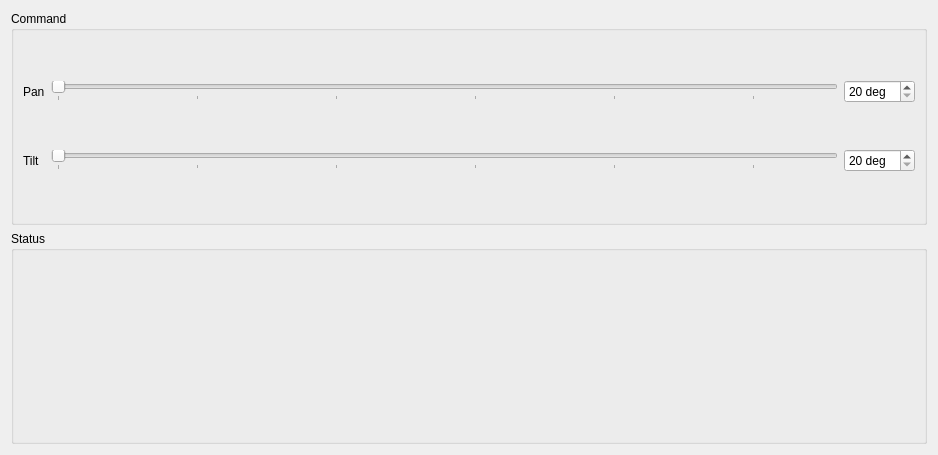
<?xml version="1.0" encoding="UTF-8"?>
<ui version="4.0">
 <class>Form</class>
 <widget class="QWidget" name="Form">
  <property name="geometry">
   <rect>
    <x>0</x>
    <y>0</y>
    <width>938</width>
    <height>455</height>
   </rect>
  </property>
  <property name="windowTitle">
   <string>Form</string>
  </property>
  <layout class="QVBoxLayout" name="verticalLayout">
   <item>
    <widget class="QGroupBox" name="cmdGroup">
     <property name="title">
      <string>Command</string>
     </property>
     <layout class="QGridLayout" name="gridLayout">
      <item row="0" column="0">
       <widget class="QLabel" name="panSetLabel">
        <property name="text">
         <string>Pan</string>
        </property>
       </widget>
      </item>
      <item row="0" column="1">
       <widget class="QSlider" name="panSetSlide">
        <property name="minimum">
         <number>20</number>
        </property>
        <property name="maximum">
         <number>270</number>
        </property>
        <property name="orientation">
         <enum>Qt::Horizontal</enum>
        </property>
        <property name="tickPosition">
         <enum>QSlider::TicksBelow</enum>
        </property>
        <property name="tickInterval">
         <number>45</number>
        </property>
       </widget>
      </item>
      <item row="0" column="2">
       <widget class="QSpinBox" name="panSetSpin">
        <property name="suffix">
         <string> deg</string>
        </property>
        <property name="minimum">
         <number>20</number>
        </property>
        <property name="maximum">
         <number>270</number>
        </property>
        <property name="singleStep">
         <number>10</number>
        </property>
       </widget>
      </item>
      <item row="1" column="0">
       <widget class="QLabel" name="tiltSetLabel">
        <property name="text">
         <string>Tilt</string>
        </property>
       </widget>
      </item>
      <item row="1" column="1">
       <widget class="QSlider" name="tiltSetSlide">
        <property name="minimum">
         <number>20</number>
        </property>
        <property name="maximum">
         <number>270</number>
        </property>
        <property name="orientation">
         <enum>Qt::Horizontal</enum>
        </property>
        <property name="tickPosition">
         <enum>QSlider::TicksBelow</enum>
        </property>
        <property name="tickInterval">
         <number>45</number>
        </property>
       </widget>
      </item>
      <item row="1" column="2">
       <widget class="QSpinBox" name="tiltSetSpin">
        <property name="suffix">
         <string> deg</string>
        </property>
        <property name="minimum">
         <number>20</number>
        </property>
        <property name="maximum">
         <number>270</number>
        </property>
        <property name="singleStep">
         <number>10</number>
        </property>
       </widget>
      </item>
     </layout>
    </widget>
   </item>
   <item>
    <widget class="QGroupBox" name="statusGroup">
     <property name="title">
      <string>Status</string>
     </property>
    </widget>
   </item>
  </layout>
 </widget>
 <resources/>
 <connections>
  <connection>
   <sender>panSetSlide</sender>
   <signal>valueChanged(int)</signal>
   <receiver>panSetSpin</receiver>
   <slot>setValue(int)</slot>
   <hints>
    <hint type="sourcelabel">
     <x>440</x>
     <y>86</y>
    </hint>
    <hint type="destinationlabel">
     <x>878</x>
     <y>86</y>
    </hint>
   </hints>
  </connection>
  <connection>
   <sender>panSetSpin</sender>
   <signal>valueChanged(int)</signal>
   <receiver>panSetSlide</receiver>
   <slot>setValue(int)</slot>
   <hints>
    <hint type="sourcelabel">
     <x>878</x>
     <y>86</y>
    </hint>
    <hint type="destinationlabel">
     <x>440</x>
     <y>86</y>
    </hint>
   </hints>
  </connection>
  <connection>
   <sender>tiltSetSlide</sender>
   <signal>valueChanged(int)</signal>
   <receiver>tiltSetSpin</receiver>
   <slot>setValue(int)</slot>
   <hints>
    <hint type="sourcelabel">
     <x>440</x>
     <y>158</y>
    </hint>
    <hint type="destinationlabel">
     <x>878</x>
     <y>158</y>
    </hint>
   </hints>
  </connection>
  <connection>
   <sender>tiltSetSpin</sender>
   <signal>valueChanged(int)</signal>
   <receiver>tiltSetSlide</receiver>
   <slot>setValue(int)</slot>
   <hints>
    <hint type="sourcelabel">
     <x>878</x>
     <y>158</y>
    </hint>
    <hint type="destinationlabel">
     <x>440</x>
     <y>158</y>
    </hint>
   </hints>
  </connection>
 </connections>
</ui>
